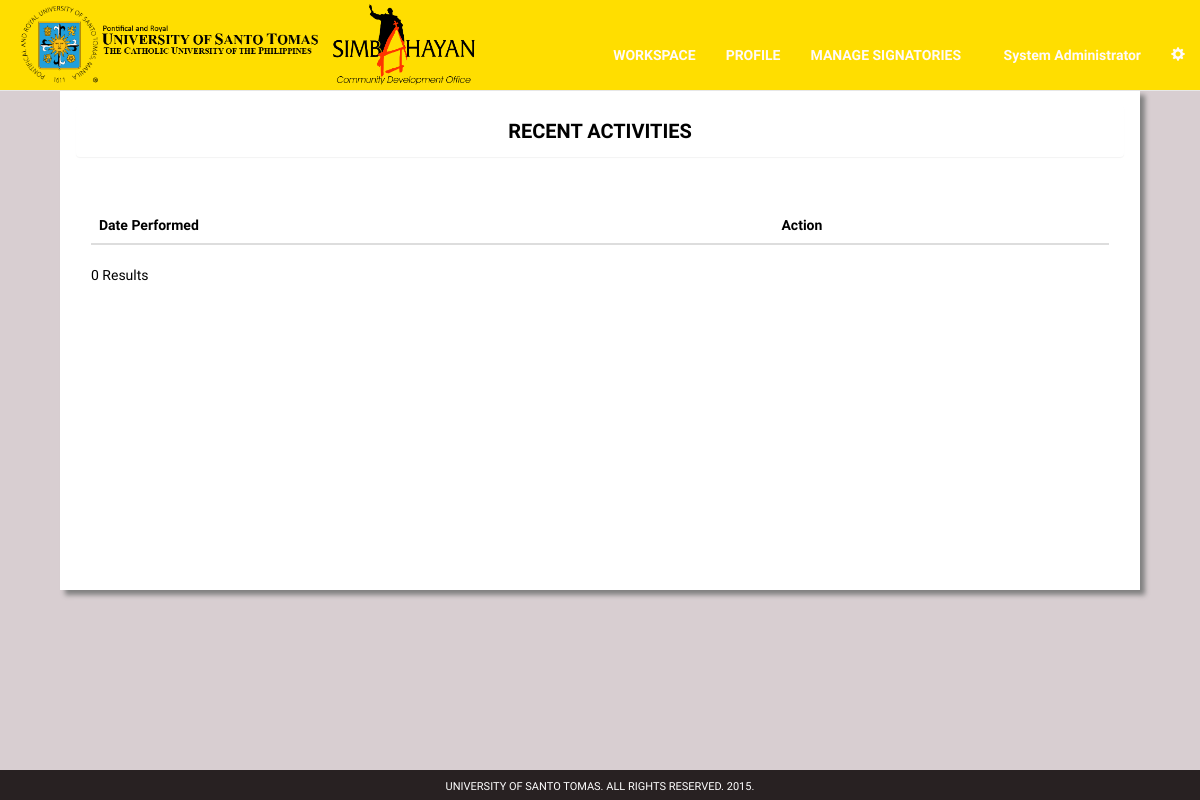
Page /admin-log.php (signed in) on the earlier database version.
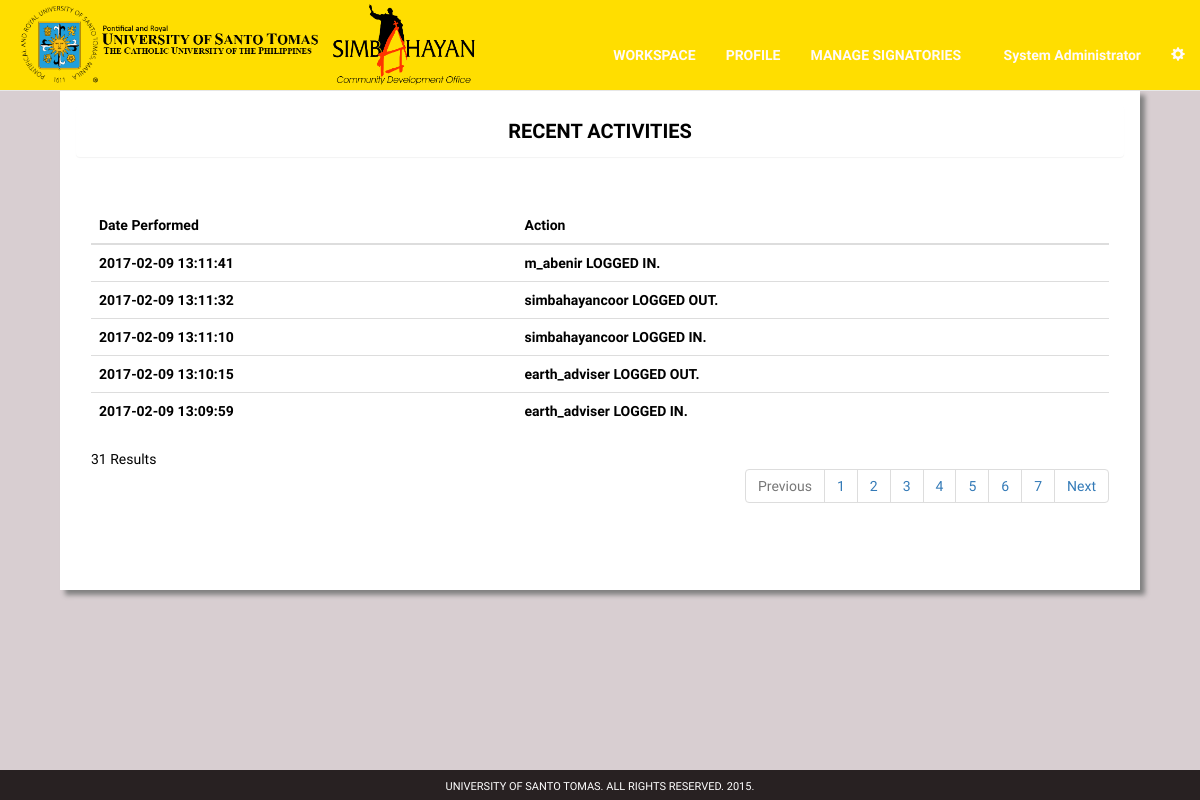
Same page on the later database version.
### tables this page shows
CREATE TABLE `audit_trail` (
  `audit_id` int(11) NOT NULL,
  `user_id` int(11) NOT NULL,
  `action` varchar(250) NOT NULL,
  `datetime` datetime NOT NULL
);

### admin-log.php (the view, shortened to what this page needs)
<?php
include "mysql_connect.php";
?>
<!DOCTYPE html>
<html lang="en">
<head>
    <link href="css/bootstrap.min.css" rel="stylesheet">
</head>
	<body style = "background-color: #d8ced1; font-family: 'RobotoDraft'; height: 100%; color: #222; font-size: 14px; padding-top: 5%; padding-bottom: 5%;">
  <div class = "wrapper">
<nav class="navbar navbar-default navbar-fixed-top">
<div class="container-fluid">
<div class="navbar-header">
<a href="admin.php"><img src= "images/ust_logo1.png" style = "height: 90px;"></a>
<a href="admin.php"><img src= "images/simba_logo.png" style = "height: 90px;"></a>
</div>
<div class="collapse navbar-collapse" id="bs-example-navbar-collapse-1">
  <ul class="nav navbar-nav" style = "margin-left: 120px; margin-top: 30px;">
    <li class="active"><a href="admin.php"><b>WORKSPACE</b><span class="sr-only">(current)</span></a></li>
    <li><a href="admin-profile.php"><b>PROFILE</b></a></li>
<li><a href="manage-simbahayan-1.php"><b>MANAGE SIGNATORIES</b></a></li>
  </ul>
  <ul class="nav navbar-nav navbar-right" style = "margin-top: 30px;">
    <li><a href="admin-profile.html"><b><?php echo $_SESSION['name'];?></b></a></li>
    <li class="dropdown">
      <a href="#" class="dropdown-toggle" data-toggle="dropdown" role="button" aria-haspopup="true" aria-expanded="false"><span class="glyphicon glyphicon-cog" aria-hidden="true"></span></a>
    </li>
  </ul>
</div>
</div>
</nav>
    <div class = "container">
               <div class = "col-md-12" style = "div-align: center; margin-top: 30px;">
            <div class = "col-md-12">
                <div class = "panel panel-body" style = "width: 100%; border-radius: 0;height: 500px; color: #000; background-color: #fff; box-shadow: 5px 5px 5px grey;">
                  <div class = "panel panel-heading" style = "font-size: 20px; color: #000; font-weight: bold;"><center>RECENT ACTIVITIES</center></div>
                  <div class = "col-md-12" style = "margin-top: 30px; font-size: 14px; height: 350px; overflow-y: scroll;">
                  <table class = "table table-hover">
                      <thead>
                          <th>Date Performed</th>
                          <th>Action</th>
                      </thead>
                    <tbody>
                    <?php
                    $tableName="audit_trail";
$limit = 5;
$query = "SELECT * FROM $tableName";
$result = mysqli_query($link,$query);
$total_pages = mysqli_num_rows($result);
$stages = 3;
$page = mysql_escape_string($_GET['page']);
if($page){
$start = ($page - 1) * $limit;
}else{
$start = 0;
}
					$sql="SELECT * FROM audit_trail ORDER BY datetime DESC LIMIT $start, $limit ";
					$result = mysqli_query($link, $sql);
					while($row = mysqli_fetch_array($result)) {
					echo "<tr>";
					echo "<th>" . $row['datetime'] . "</th>";
					echo "<th>" . $row['action'] . "</th>";
					echo "</tr>";
					}
		?>
                  </tbody>
				  </table>
                            <?php
$prev = $page - 1;
$next = $page + 1;
$lastpage = ceil($total_pages/$limit);
$paginate = '';
if($lastpage > 1)
{
$paginate .= "<ul class='pagination' style = 'float: right;'>";
if ($page > 1){
$paginate.= "<li><a href='admin-log.php?page=$prev'>Previous</a></li>";
}else{
$paginate.= "<li class='disabled'><a href = ''>Previous</a></li>"; }
if ($lastpage < 7 + ($stages * 2))
{
for ($counter = 1; $counter <= $lastpage; $counter++)
{
if ($counter == $page){
$paginate.= "<li class='active'><a href = ''>$counter</a></li>";
}else{
$paginate.= "<li><a href='admin-log.php?page=$counter'>$counter</a></li>";}
}
}
if ($page < $counter - 1){
$paginate.= "<li><a href='admin-log.php?page=$next'>Next</a></li>";
}else{
$paginate.= "<li class='disabled'><a href = ''>Next</a></li>";
}
$paginate.= "</ul>";
}
echo $total_pages.' Results';
echo $paginate;
?>
                  </div>
                </div>
                </div>
     </div>
</div>
<footer style = "position:absolute; bottom:0px; height:30px; width:100%; padding-top:9px; background-color:#282122; color: #fff; text-align: center; font-size: 11px;">UNIVERSITY OF SANTO TOMAS. ALL RIGHTS RESERVED. 2015.</footer>
</div>
</body>
	</html>

Differences in the rows shown:
added audit_trail: datetime "2017-02-09 13:11:41", action "m_abenir LOGGED IN."
added audit_trail: datetime "2017-02-09 13:11:32", action "simbahayancoor LOGGED OUT."
added audit_trail: datetime "2017-02-09 13:11:10", action "simbahayancoor LOGGED IN."
added audit_trail: datetime "2017-02-09 13:10:15", action "earth_adviser LOGGED OUT."
added audit_trail: datetime "2017-02-09 13:09:59", action "earth_adviser LOGGED IN."
Other differences:
$total_pages: "0" → "31"
text now shown: "Previous Next"
new list line: "1"
new list line: "2"
new list line: "3"
new list line: "4"
new list line: "5"
new list line: "6"
new list line: "7"
